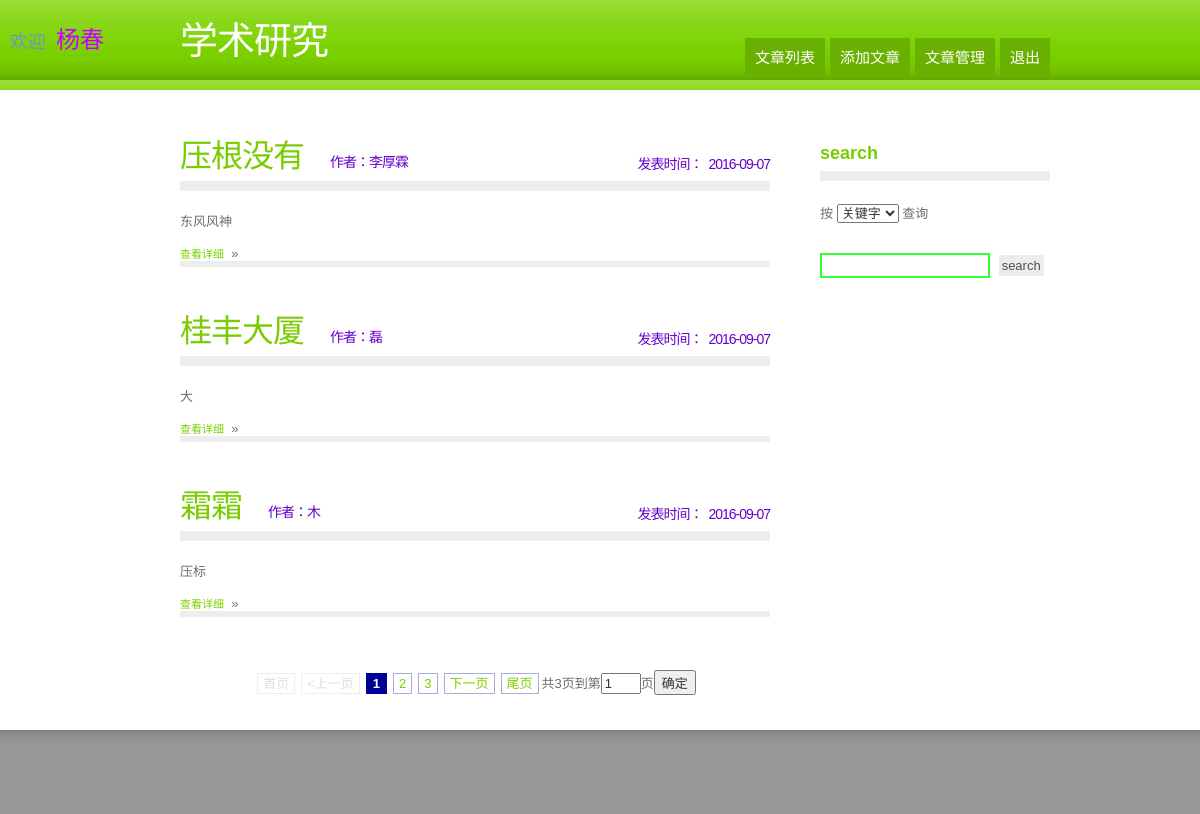
The app's page /admin/behindPage/article.list.php (signed in) with its own data.
### tables this page shows
CREATE TABLE IF NOT EXISTS `article` (
  `id` smallint(6) NOT NULL AUTO_INCREMENT COMMENT '编号',
  `title` varchar(100) NOT NULL COMMENT '标题',
  `author` varchar(40) NOT NULL COMMENT '作者',
  `description` text COMMENT '内容简介',
  `dateline` date NOT NULL COMMENT '日期',
  `poster` varchar(40) NOT NULL COMMENT '上传者',
  `self` tinyint(4) NOT NULL COMMENT '是否公开：0为是，1为否',
  `filename` varchar(32) NOT NULL COMMENT '纯粹文件名',
  `path` varchar(128) NOT NULL,
  `type` varchar(32) NOT NULL COMMENT '格式',
  `size` varchar(32) NOT NULL COMMENT '大小',
  PRIMARY KEY (`id`)
);

### admin/behindPage/article.list.php (the view, shortened to what this page needs)
<?php
   require_once('../../conn/connect.php');
?>
<?php
	$sql = "select id from article";
if (!isset($_GET['p'])){
	$page = 1;
}else{
$page = $_GET['p'];}
$pagesize = 3;
$mysqli_result=$mysqli->query($sql);
$total = $mysqli_result->num_rows;
$total_pages = ceil($total/$pagesize);
$page_banner = "<div class='pages'>";
$start = 1;
$end = $total_pages;
$sql = "SELECT * FROM article LIMIT ".($page-1)*$pagesize .",$pagesize";
$query = $mysqli->query($sql);
if($query && $query->num_rows>0){
		while($row = $query->fetch_assoc()){
			$data[] = $row;
		}
	}else{
		$data = array();
		}
?>
<!DOCTYPE html PUBLIC "-//W3C//DTD XHTML 1.0 Strict//EN" "http://www.w3.org/TR/xhtml1/DTD/xhtml1-strict.dtd">
<html xmlns="http://www.w3.org/1999/xhtml">
<head>
<link href="../../css/default.css" rel="stylesheet" type="text/css" />
</head>
<body>
<div id="wrapper">
<span id="welcome">欢迎&nbsp;&nbsp;<font id="un"><?php echo $_SESSION['username'];?></font></span>
<div id="header">
	<div id="logo">
		<h1><a href="#">学术研究<sup></sup></a></h1>
	</div>
	<div id="menu">
		<ul>
			<li class="active"><a href="article.list.php">文章列表</a></li>
			<li><a href="self_article.php">添加文章</a></li>
			<li><a href="self_article.php">文章管理</a></li>
			<li><a href='logout.php'>退出</a></li>
		</ul>
	</div>
</div>
</div>
<div id="page">
	<div id="content">
	<?php
			foreach($data as $value){
	?>
		<div class="post">
			<h1 class="title"><?php echo $value['title']?><span style="color:#60C;font-size:14px;">　　作者：<?php echo $value['author']?></span><span id="time">发表时间：&nbsp;&nbsp;<?php echo $value['dateline'];?></span></h1>
			<div class="entry">
				<?php echo $value['description']?>
			</div>
			<div class="meta">
				<p class="links"><a href="article.show.php?id=<?php echo $value['id']?>" class="more">查看详细</a>&nbsp;&nbsp;&raquo;&nbsp;&nbsp;</p>
			</div>
		</div>
	<?php
			}
	?>
   <br/>
   <?php
if($page > 1){
    $page_banner.= "<a href='".$_SERVER['PHP_SELF']."?p=1"."'>"."首页</a>";
    $page_banner.= "<a href='".$_SERVER['PHP_SELF']."?p=".($page-1)."'>"."上一页</a>";
}else{
    $page_banner.="<span class='disable'>首页</span>";
    $page_banner.="<span class='disable'><上一页</span>";
}
for($i=$start;$i<=$end;$i++){
    if($page==$i){
        $page_banner.="<span class='current'>{$i}</span>";
    }else{
    $page_banner.= "<a href='".$_SERVER['PHP_SELF']."?p=".$i."'>".$i."</a>";
    }
}
if($page < $total_pages){
    $page_banner.= "<a href='".$_SERVER['PHP_SELF']."?p=".($page+1)."'>"."下一页</a>";
    $page_banner.= "<a href='".$_SERVER['PHP_SELF']."?p=".$total_pages."'>". "尾页</a>";
}else{
    $page_banner.="<span class='disable'>下一页></span>";
    $page_banner.="<span class='disable'>尾页</span>";
  }
$page_banner.="共{$total_pages}页";
$page_banner.="<form action = 'article.list.php' method='get'>";
$page_banner.="到第<input type='text' size='2' name='p' value='$page'>页";
$page_banner.="<input type='submit' value='确定'>";
$page_banner.="</form></div>";
echo $page_banner;
     ?>
	</div>
	<div id="sidebar">
		<ul>
			<li id="search">
				<h2><b class="text1">Search</b></h2>
				<form method="post" action="article.search.php" name="form1">
					<fieldset>
                   按
                    <select name="searchway" id="searchway" size="1">
                    	<option value="scontent" selected="selected">关键字</option>
                    </select>
                    查询<br/><br/>
					<input type="text" id="s" name="key" value="" />
					<input type="submit" id="x" value="Search" />
					</fieldset>
				</form>
			</li>
		</ul>
	</div>
	<div style="clear: both;">&nbsp;</div>
</div>
<div id="footer">
	<p id="legal"></p>
</div>
</body>
</html>

### css/default.css (style rules this page uses)
body { margin: 0; padding: 0; background: #FFFFFF; font-family: Arial, Helvetica, sans-serif; font-size: 13px; color: #6D6D6D; }
#welcome { float:left; margin-left:10px; margin-top:20px; font-size:18px; color:#69C; }
#un { font-size:24px; color: #C0F; }
h1, h2, h3 { margin: 0; text-transform: lowercase; font-weight: normal; color: #78CC00; }
h1 { letter-spacing: -1px; font-size: 32px; }
h2 { font-size: 23px; }
p, ul, ol { margin: 0 0 2em 0; text-align: justify; line-height: 26px; }
a:link { color: #7AD000; }
form { margin: 0; padding: 0; }
fieldset { margin: 0; padding: 0; border: none; }
input, textarea, select { font-family: "Trebuchet MS", Arial, Helvetica, sans-serif; font-size: 13px; color: #333333; }
#wrapper { background: #7ACF00 url(../Images/img03.jpg); }
#header { width: 900px; height: 80px; margin: 0 auto 20px auto; padding-top: 10px; }
#logo { float: left; height: 120px; margin-left: 30px; }
#logo h1 { font-size: 38px; color: #3399CC; }
#logo h1 a { color: #FFFFFF; }
#logo a { text-decoration: none; color: #FFFFFF; }
#menu { float: right; }
#menu ul { margin: 0; padding: 28px 0 0 0; list-style: none; }
#menu li { display: inline; }
#menu a { display: block; float: left; margin-left: 5px; background: #6AB000; padding: 7px 10px; text-decoration: none; font-size: 15px; color: #FFFFFF; }
#page { width: 900px; margin: 0 auto; padding: 20px 20px; }
#content { float: left; width: 590px; padding: 0px 30px 0px 30px; }
#time { color:#60C; font-size:14px; float:right; margin-top:23px; }
.post .title { margin-bottom: 20px; padding-bottom: 5px; border-bottom: 10px solid #EDEDED; }
.post .meta { margin-top:15px;; padding: 0 0 60px 0; background: url(../Images/img04.jpg) repeat-x left 30%; }
.post .meta p { margin: 0; line-height: normal; }
.post .meta .links { float: left; }
.post .meta .more { width: 185px; height: 35px; padding: 5px 0px 5px 0px; text-transform: uppercase; text-decoration: none; font-size: 11px; }
#sidebar { float: right; width: 230px; }
#sidebar ul { margin: 0; padding: 10px 0 0 0; list-style: none; }
#sidebar li { margin-bottom: 40px; }
#sidebar h2 { margin-bottom: 10px; padding-bottom: 5px; border-bottom: 10px solid #EDEDED; font-size: 18px; font-weight: normal; }
#search h2 { margin-bottom: 20px; }
#s { width: 160px; margin-right: 5px; padding: 3px; border: 2px solid #3F3; }
#x { padding: 3px; background: #ECECEC url(../test/article/images/img08.gif) repeat-x left bottom; border: none; text-transform: lowercase; font-size: 13px; color: #4F4F4F; cursor:pointer; }
#footer { height: 400px; min-height: 74px; padding: 10px 0 0 0; background: #979797 url(../Images/img02.jpg) repeat-x left top; font-family: Tahoma, Arial, Helvetica, sans-serif; }
html>body #footer { height: auto; }
#legal { clear: both; padding-top: 20px; text-align: center; text-transform: uppercase; font-size: 10px; color: #353535; }

### admin/behindPage/article.list.php (style rules this page uses)
#welcome { float:left; margin-left:10px; margin-top:20px; font-size:18px; color:#69C; }
#un { font-size:24px; color: #C0F; }
div.pages { text-align:center; }
div.pages a { border:#aaaadd 1px solid; text-decoration:none; padding:2px 5px; margin:3px; }
div.pages span.current { border:#000099 1px solid; background-color:#000099; padding:2px 6px; margin:3px; color:#fff; font-weight:bold; }
div.pages span.disable { border:#eee 1px solid; padding:2px 5px; margin:3px; color:#ddd; }
div.pages form { display:inline; }

### records on screen
article: title "压根没有", author "李厚霖", dateline "2016-09-07", description "东风风神"
article: title "桂丰大厦", author "磊", dateline "2016-09-07", description "大"
article: title "霜霜", author "木", dateline "2016-09-07", description "压标"

### other values on screen
$_SESSION['username'] "杨春"
$page_banner "共3页"
